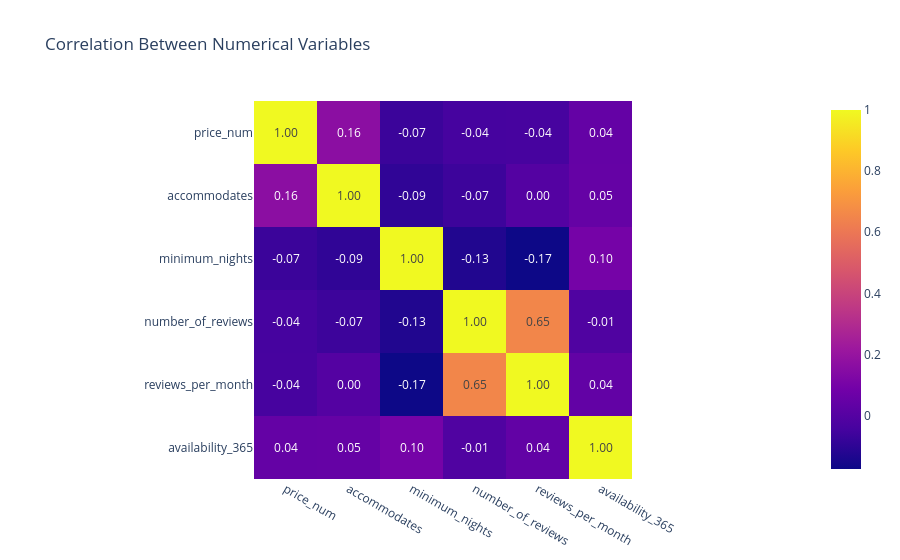

Notebook code cell kept with this figure:
### Code cell
fig = px.imshow(
    corr,
    text_auto=".2f",
    title="Correlation Between Numerical Variables"
)

fig.show()

### Figure 1 — Plotly figure (JSON) as saved in the notebook; plotly's stock layout.template omitted (floating-point values rounded to 4 significant figures)
{"data": [{"coloraxis": "coloraxis", "hovertemplate": "x: %{x}<br>y: %{y}<br>color: %{z}<extra></extra>", "name": "0", "texttemplate": "%{z:.2f}", "type": "heatmap", "x": ["price_num", "accommodates", "minimum_nights", "number_of_reviews", "reviews_per_month", "availability_365"], "xaxis": "x", "y": ["price_num", "accommodates", "minimum_nights", "number_of_reviews", "reviews_per_month", "availability_365"], "yaxis": "y", "z": [[1.0, 0.165, -0.07011, -0.04301, -0.04203, 0.04427], [0.165, 1.0, -0.09392, -0.06563, -0.003043, 0.04831], [-0.07011, -0.09392, 1.0, -0.1292, -0.1747, 0.09663], [-0.04301, -0.06563, -0.1292, 1.0, 0.6544, -0.01478], [-0.04203, -0.003043, -0.1747, 0.6544, 1.0, 0.04016], [0.04427, 0.04831, 0.09663, -0.01478, 0.04016, 1.0]]}], "layout": {"coloraxis": {"colorscale": [[0, "#0d0887"], [0.1111, "#46039f"], [0.2222, "#7201a8"], [0.3333, "#9c179e"], [0.4444, "#bd3786"], [0.5556, "#d8576b"], [0.6667, "#ed7953"], [0.7778, "#fb9f3a"], [0.8889, "#fdca26"], [1, "#f0f921"]]}, "title": {"text": "Correlation Between Numerical Variables"}, "xaxis": {"anchor": "y", "constrain": "domain", "domain": [0, 1], "scaleanchor": "y"}, "yaxis": {"anchor": "x", "autorange": "reversed", "constrain": "domain", "domain": [0, 1]}}}
